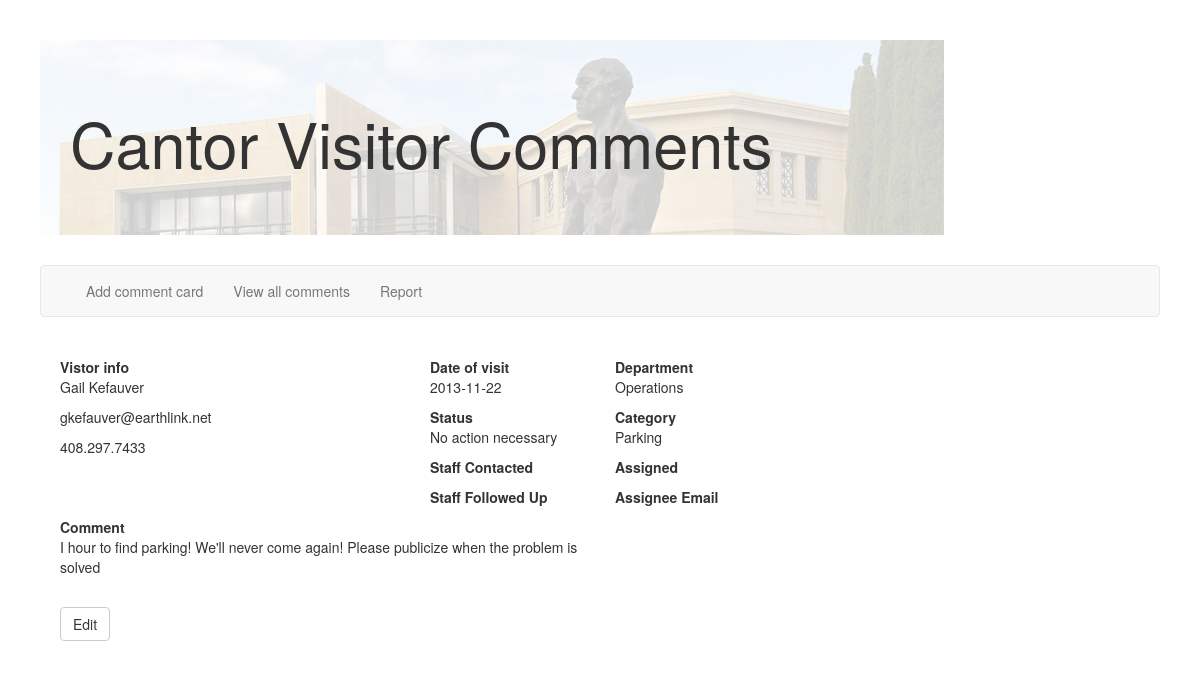
The page /comment.php?commentID=1 on the database its author committed.
### tables this page shows
CREATE TABLE Comments(CommentID integer PRIMARY KEY, Date datetime, CommentText varchar, 
Name varchar, Telephone varchar, Email varchar, Status varchar, Department varchar, 
Category varchar, Assignee varchar, AssigneeEmail varchar, ContactDate datetime, FollowUpDate datetime);

### comment.php (the view, shortened to what this page needs)
<html>
<head>
  <link href="bootstrap/css/bootstrap.min.css" rel="stylesheet">
</head>
<?php
	include ('./cantorsqlitedb.php');
?>
<div class="content">
<?php
  if($_GET["commentID"]) {
    $commentID = $_GET["commentID"];
    try {
      $db->beginTransaction();
      $query = "Select * from Comments where CommentID=" . $commentID;
      $result = $db->query($query);
      $row = $result->fetch();
      $date = $row["Date"];
      $name = $row["Name"];
      $status = $row["Status"];
      $comment = $row["CommentText"];
      $telephone = $row["Telephone"];
      $email = $row["Email"];
      $department = $row["Department"];
      $category = $row["Category"];
      echo "<div class=\"row\">";
      echo "<div class=\"col-md-4\">";
      echo "<strong>Vistor info</strong>";
      echo "<p>" . $name . "</p>";
      echo "<p>" . $email . "</p>";
      echo "<p>" . $telephone . "</p>";
      echo "</div>";
      echo "<div class=\"col-md-2\">";
      echo "<strong>Date of visit</strong>";
      echo "<p>" . $date . "</p>";
      echo "<strong>Status</strong>";
      echo "<p>" . $status . "</p>";
      echo "<strong>Staff Contacted</strong>";
      echo "<strong>Staff Followed Up</strong>";
      echo "</div>";
      echo "<div class=\"col-md-2\">";
      echo "<strong>Department</strong>";
      echo "<p>" . $department . "</p>";
      echo "<strong>Category</strong>";
      echo "<p>" . $category . "</p>";
      echo "<strong>Assigned</strong>";
      echo "<strong>Assignee Email</strong>";
      echo "</div>";
      echo "</div>";
      echo "<div class=\"row\">";
      echo "<div class=\"col-md-6\">";
      echo "<strong>Comment</strong>";
      echo "<p>". $comment . "</p>";
      echo "</div>";
      echo "</div>";
      echo "
        <div class=\"row\">
        <br>
        <div class=\"col-md-4\">
        <form role=\"form\" method=\"GET\" action=\"edit_comment.php\">
          <input type=\"hidden\" name=\"commentID\" value=\"" . $commentID . "\"/>
          <button type=\"submit\" class=\"btn btn-default\">Edit</button>
        </form>
        </div>";
    } catch (Exception $e) {
      echo "<h3>Exception" . $e . "</h3>";
    }
  } else {
    header('Location: http://cgi.stanford.edu/~tsantos/view_comments.php');
  }
?>
</div>
</body>
</html>

### public/css/general.css (style rules this page uses)
body { margin: 40px; }
.content { padding: 20px; }
.jumbotron { position: relative; background: none; }
.jumbotron:after { content:""; background-color:#00ff00; background: url("../images/cantor_jumbotron.jpg"); background-repeat:no-repeat; opacity: 0.2; top: 0; left: 0; bottom: 0; right: 0; position: absolute; z-index: -1; }

### rows shown on the page
comments: Name "Gail Kefauver", Email "gkefauver@earthlink.net", Telephone "408.297.7433", Date "2013-11-22", Status "No action necessary", Department "Operations", Category "Parking", CommentText "I hour to find parking! We'll never come again! Please publicize when the problem is solved"
